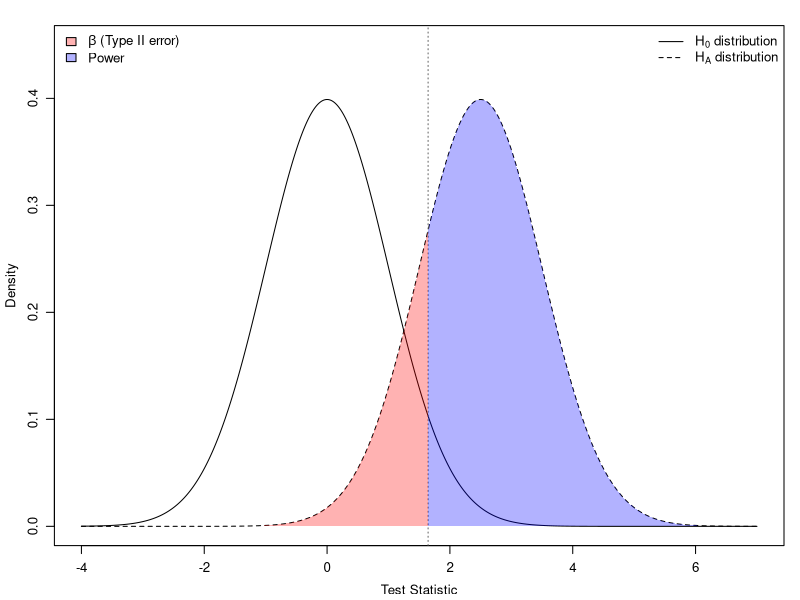

Recreate this plot in R.
pdf("power-two-distributions.pdf", height = 3.5, width = 3.5)
par(
    mar  = c(3.4, 3.4, 1.6, 1),  # minimal bottom/left for labels, almost nothing top/right
    mgp  = c(2.25, 0.85, 0),
    cex = 0.8
)
x  <- seq(-4, 7, length = 1000)
cv <- qnorm(0.95)          # critical value for alpha = 0.05, right-tailed

plot(x, dnorm(x, 0, 1), type = "l", lwd = 1,
     ylab = "Density", xlab = "Test Statistic",
     main = "", ylim = c(0, 0.45))
lines(x, dnorm(x, 2.5, 1), lwd = 1, lty = 2)
abline(v = cv, lty = 3, col = "gray40")

# beta region (under H_A, left of critical value)
xb <- seq(-4, cv, length = 300)
polygon(c(xb, rev(xb)), c(dnorm(xb, 2.5, 1), rep(0, 300)),
        col = rgb(1, 0, 0, 0.3), border = NA)

# power region (under H_A, right of critical value)
xp <- seq(cv, 7, length = 300)
polygon(c(xp, rev(xp)), c(dnorm(xp, 2.5, 1), rep(0, 300)),
        col = rgb(0, 0, 1, 0.3), border = NA)

legend(
    "topright", bty = "n",
    legend = c(
        expression(H[0]*" distribution"),
        expression(H[A]*" distribution")
    ),
    lwd = c(1, 1), lty = c(1, 2)
)
legend(
    "topleft", bty = "n",
    legend = c(
        expression(beta*" (Type II error)"),
        "Power"
    ),
    fill = c(rgb(1,0,0,0.3), rgb(0,0,1,0.3)),
    border = c("black", "black")
)
dev.off()
